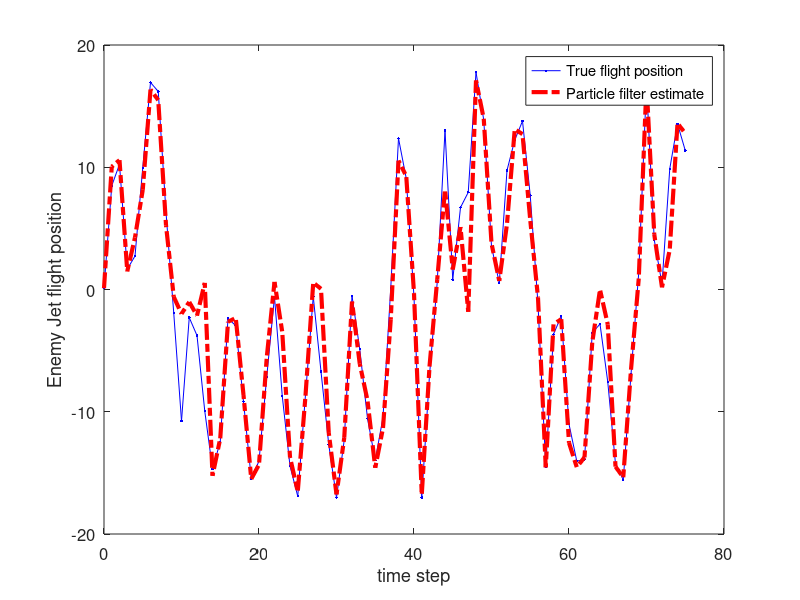

This chart was generated by the following MATLAB code:
%Fun with particle filter

%In this tutorial, The  Nation's Army Jet has just run into the mysterious Enemy Jet.
%The Enemy Jet was just doing it's typical magical Enemy Jet stuff
%throughout the sky.
%The Nation Army Jet, knowing the impossible agility of the Enemy Jet, began to
%stretch out and prepare for attack.  During which the Enemy Jet mediated and
%generated a highly non-linear flight model with strong illusions (i.e. weird measurements :P) and takes off!
%
%The Nation Army Jet's make chase but, only knowing linear algorithms, they
%fail very quickly.  However, the Air Force Chief of the Army knows the
%particle filter, and after a cognitively and physical exhaustive, epic
%chase, the Air Force Chief catches the Enemy Jet, and takes it back to their secret base.

%Here, we learn this Air Force Chief skill, known as the particle filter, as applied
%to a highly nonlinear model. :)!

%Adapted from Dan Simon Optimal state estimation book and Gordon, Salmond,
%and Smith paper.

%% clear everything
clear all
close all
clc


%% initialize the variables
set(0,'DefaultFigureWindowStyle','docked') %dock the figures..just a personal preference you don't need this.
x = 0.1; % initial actual state
x_N = 1; % Noise covariance in the system (i.e. process noise in the state update, here, we'll use a gaussian.)
x_R = 1; % Noise covariance in the measurement (i.e. the Enemy Jet creates complex illusions in its trail!)
T = 75; % duration the chase (i.e. number of iterations).
N = 200; % The number of particles the system generates. The larger this is, the better your approximation, but the more computation you need.

%initilize our initial, prior particle distribution as a gaussian around
%the true initial value

V = 2; %define the variance of the initial esimate
x_P = []; % define the vector of particles

% make the randomly generated particles from the initial prior gaussian distribution
for i = 1:N
    x_P(i) = x + sqrt(V) * randn;
end

%{
%show the distribution the particles around this initial value of x.
figure(1)
clf
subplot(121)
plot(1,x_P,'.k','markersize',5)
xlabel('time step')
ylabel('flight position')
subplot(122)
hist(x_P,100)
xlabel('flight position')
ylabel('count')
pause
%}

%the functions used by the Enemy Jet are:
% x = 0.5*x + 25*x/(1 + x^2) + 8*cos(1.2*(t-1)) + PROCESS NOISE --> sqrt(x_N)*randn
% z = x^2/20 + MEASUREMENT NOISE -->  sqrt(x_R)*randn;

%generate the observations from the randomly selected particles, based upon
%the given function
z_out = [x^2 / 20 + sqrt(x_R) * randn];  %the actual output vector for measurement values.
x_out = [x];  %the actual output vector for measurement values.
x_est = [x]; % time by time output of the particle filters estimate
x_est_out = [x_est]; % the vector of particle filter estimates.



for t = 1:T
    %from the previou time step, update the flight position, and observed
    %position (i.e. update the Enemy Jets position with the non linear function
    %and update from this position what the chasing Army Jet see confounded
    %by the Enemy Jets illusions.
    x = 0.5*x + 25*x/(1 + x^2) + 8*cos(1.2*(t-1)) +  sqrt(x_N)*randn;
    z = x^2/20 + sqrt(x_R)*randn;
    %Here, we do the particle filter
    for i = 1:N
        %given the prior set of particle (i.e. randomly generated locations
        %the Enemy Jet might be), run each of these particles through the state
        %update model to make a new set of transitioned particles.
        x_P_update(i) = 0.5*x_P(i) + 25*x_P(i)/(1 + x_P(i)^2) + 8*cos(1.2*(t-1)) + sqrt(x_N)*randn;
        %with these new updated particle locations, update the observations
        %for each of these particles.
        z_update(i) = x_P_update(i)^2/20;
        %Generate the weights for each of these particles.
        %The weights are based upon the probability of the given
        %observation for a particle, GIVEN the actual observation.
        %That is, if we observe a location z, and we know our observation error is
        %guassian with variance x_R, then the probability of seeing a given
        %z centered at that actual measurement is (from the equation of a
        %gaussian)
        P_w(i) = (1/sqrt(2*pi*x_R)) * exp(-(z - z_update(i))^2/(2*x_R)); % Given the z_update, what is the probability of getting the z or actual value
    end
    
    % Normalize to form a probability distribution (i.e. sum to 1).
    P_w = P_w./sum(P_w);
    
    %{
    figure(1)
    clf
    subplot(121)
    plot(P_w,z_update,'.k','markersize',5)
    hold on
    plot(0,z,'.r','markersize',50)
    xlabel('weight magnitude')
    ylabel('observed values (z update)')    
    subplot(122)
    plot(P_w,x_P_update,'.k','markersize',5)
    hold on
    plot(0,x,'.r','markersize',50)
    xlabel('weight magnitude')
    ylabel('updated particle positions (x P update)')
    pause
    
    
    %plot the before and after
    figure(1)
    clf
    subplot(131)
    plot(0,x_P_update,'.k','markersize',5)
    title('raw estimates')
    xlabel('fixed time point')
    ylabel('estimated particles for flight position')
    subplot(132)
    plot(P_w,x_P_update,'.k','markersize',5)
    hold on
    plot(0,x,'.r','markersize',40)
    xlabel('weight magnitude')
    title('weighted estimates')
    %}
    %% Resampling: From this new distribution, now we randomly sample from it to generate our new estimate particles
    
    %what this code specifically does is randomly, uniformally, sample from
    %the cummulative distribution of the probability distribution
    %generated by the weighted vector P_w.  If you sample randomly over
    %this distribution, you will select values based upon there statistical
    %probability, and thus, on average, pick values with the higher weights
    %(i.e. high probability of being correct given the observation z).
    %store this new value to the new estimate which will go back into the
    %next iteration
    for i = 1 : N
        x_P(i) = x_P_update(find(rand <= cumsum(P_w),1));
    end
    
    %The final estimate is some metric of these final resampling, such as
    %the mean value or variance
    x_est = mean(x_P);
    
    %{
    %the after
    subplot(133)
    plot(0,x_P_update,'.k','markersize',5)
    hold on
    plot(0,x_P,'.r','markersize',5)
    plot(0,x_est,'.g','markersize',40)
    xlabel('fixed time point')
    title('weight based resampling')
    pause
    %}
    % Save data in arrays for later plotting
    x_out = [x_out x];
    z_out = [z_out z];
    x_est_out = [x_est_out x_est];
    
end

t = 0:T;
figure(1);
clf
plot(t, x_out, '.-b', t, x_est_out, '-.r','linewidth',3);
set(gca,'FontSize',12); set(gcf,'Color','White');
xlabel('time step'); ylabel('Enemy Jet flight position');
legend('True flight position', 'Particle filter estimate');